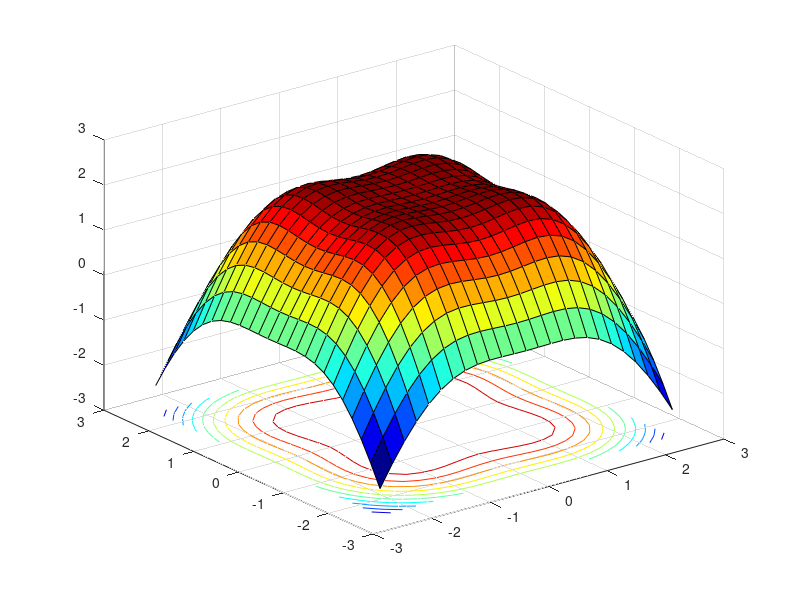

This chart was generated by the following MATLAB code:
clc;
clear all;
close all;
%%MATLAB Codes to Calculate the Optical Power Distribution of LOS Link at Receiving Plane for a Typical Room
theta =70;
% Noise-bandwidth factor %
I2 = 0.562;
% Data rate (Bit per second)
Rb = 115200;
% Ambient light power (Ampere) %
Iamb = 7E-8;
% Photodiode responsivity (A/W )%
R = 0.55;
% Electron charge (C)
q = 1.60E-19;
% Amplifier bandwidth (Hz)%
Ba = 4.5E6;
% Amplifier noise density (Ampere/Hz^0.5)%
Iamf = 5e-12 ;
% semi-angle at half power
ml=-log10(2)/log10(cosd(theta));
%Lambertian order of emission
P_LED=20;
%transmitted optical power by individual LED
nLED=60;
% number of LED array nLED*nLED
P_total=nLED*nLED*P_LED;
%Total transmitted power
Adet=10^-4;
%detector physical area of a PD
Ts=1;
%gain of an optical filter; ignore if no filter is used
index=1.5;
%refractive index of a lens at a PD; ignore if no lens is used
FOV=70;
%FOV of a receiver
G_Con=(index^2)/(sind(FOV).^2);
%gain of an optical concentrator; ignore if no lens is used
%%
lx=5; ly=5; lz=3;
% room dimension in meter
h=2.15;
%the distance between source and receiver plane
[XT,YT]=meshgrid([-lx/4 lx/4],[-ly/4 ly/4]);
% position of LED; it is assumed all LEDs are located at samepoint for
% faster simulation
% for one LED simulation located at the central of the room, use XT=0 and YT=0
%%%%%%%%%%%%%%%%%%%%%%%%%%%%%%%%%%%%%%%%%%%%%%%%%%%
Nx=lx*5; Ny=ly*5;
% number of grid in the receiver plane
x=linspace(-lx/2,lx/2,Nx);
y=linspace(-ly/2,ly/2,Ny);
[XR,YR]=meshgrid(x,y);
D1=sqrt((XR-XT(1,1)).^2+(YR-YT(1,1)).^2+h^2);
% distance vector from source 1
cosphi_A1=h./D1;
% angle vector
receiver_angle=acosd(cosphi_A1);
% alternative methods to calculate angle, more accurate if theangle are
% negatives
% nr=[0 0 1];
% RT=[1.25 1.25]; % transmitter location
% for r=1:length(x)
% for c=1:length(y)
%
% angleA12=atan(sqrt((x(r)?1.25).^2+(y(c)?1.25).^2)./h);
% costheta(r,c)=cos(angleA12);
% end
% end
%
%%
% D2=fliplr(D1);
% % due to symmetry
% D3=flipud(D1);
% D4=fliplr(D3);
H_A1=(ml+1)*Adet.*cosphi_A1.^(ml+1)./(2*pi.*D1.^2);
% channel DC gain for source 1
P_rec_A1=P_total.*H_A1.*Ts.*G_Con;
% received power from source 1;
P_rec_A1(find(abs(receiver_angle)>FOV))=0;
% if the anlge of arrival is greater than FOV, no current is generated at
% the photodiode.
P_rec_A2=fliplr(P_rec_A1);
% received power from source 2, due to symmetry no need separate
% calculations
P_rec_A3=flipud(P_rec_A1);
P_rec_A4=fliplr(P_rec_A3);
P_rec_total=P_rec_A1+P_rec_A2+P_rec_A3+P_rec_A4;
P_rec_dBm=10*log10(P_rec_total);
Var_power = var(P_rec_dBm);
%%
% 5. For SNR %

Bn = I2 * Rb; % Noise-bandwidth (Sec^-1)%
Pamb = Iamb / R; % Ambient light power (W) %
% Shot-noise variance ( Ampere^2 )%
omega_shot = 2 * q * R * (P_rec_total + Pamb) * Bn; 
% Amplifier noise variance ( Ampere^2 )%
omega_amplifier = Iamf^2 * Ba; 
%Thermal noise variance
omega_thermal = (8*pi*295*112E-8*1E-3*.562*1E6*1.38E-23)+((16*pi^2*1.38E-23*295*1.5*(112E-8)^2*1E-8*.56281E12)/.03);
% Total noise variance ( Ampere^2 )%
omega_total = omega_amplifier + omega_shot+omega_thermal; 
% SNR %
SNR = (( R * P_rec_total )^2)./ omega_total;
SNRdB = 10*log(SNR);
surfc(x,y,P_rec_dBm);
colormap('jet')
% surfc(x,y,capacity);
% contour(x,y,P_rec_dBm);hold on
% mesh(x,y,P_rec_dBm);